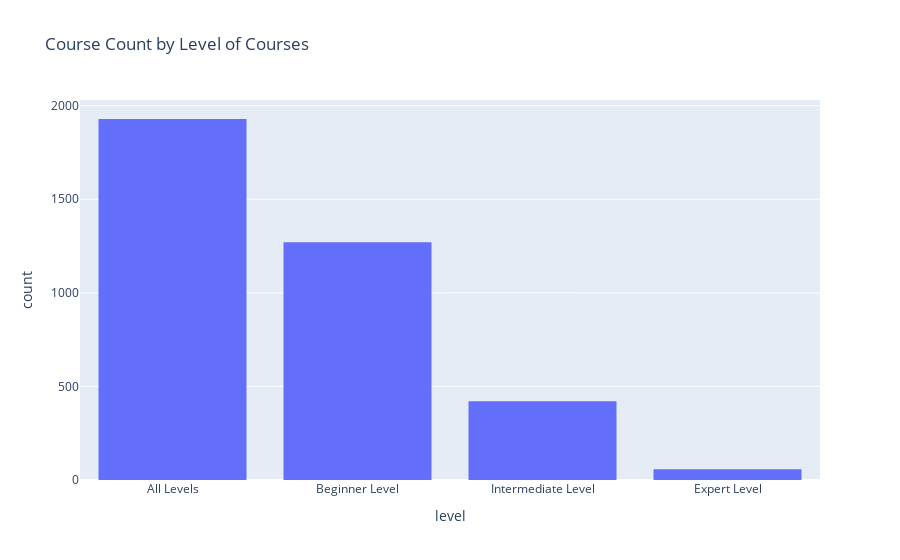

The code cell stored with this chart in its notebook:
### Markdown cell above
- Overall 52% of the Udemy Courses contains information for all levels of the learner.
- Beginner level courses make up 35% of all of the courses
- 1 out of 10 courses offered by UDEMY is in the intermediate level.
- Only 2 out of 100 courses offered by UDEMY appeal to advance or exper level learners.

### Code cell
fig = px.histogram(df, x="level", title='Course Count by Level of Courses')
fig.update_layout(xaxis={'categoryorder':'total descending'})
fig.show()

### Figure 1 — Plotly figure (JSON) as saved in the notebook; plotly's stock layout.template omitted (floating-point values rounded to 4 significant figures; data arrays with more than 128 entries replaced by an {"elided": "..."} marker saying what was removed)
{"data": [{"alignmentgroup": "True", "bingroup": "x", "hovertemplate": "level=%{x}<br>count=%{y}<extra></extra>", "legendgroup": "", "marker": {"color": "#636efa", "pattern": {"shape": ""}}, "name": "", "offsetgroup": "", "orientation": "v", "showlegend": false, "type": "histogram", "x": {"elided": "3678 str values"}, "xaxis": "x", "yaxis": "y"}], "layout": {"barmode": "relative", "legend": {"tracegroupgap": 0}, "title": {"text": "Course Count by Level of Courses"}, "xaxis": {"anchor": "y", "categoryorder": "total descending", "domain": [0, 1], "title": {"text": "level"}}, "yaxis": {"anchor": "x", "domain": [0, 1], "title": {"text": "count"}}}}
